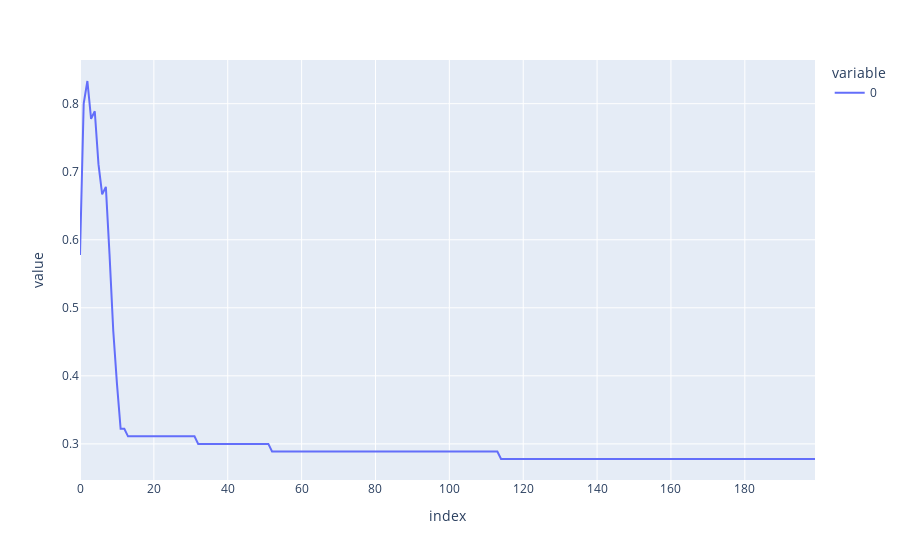

Notebook code for this chart:
### Code cell
fig = px.line(accurecies)
fig.show()

### Figure 1 — Plotly figure (JSON) as saved in the notebook; plotly's stock layout.template omitted (floating-point values rounded to 4 significant figures; data arrays with more than 128 entries replaced by an {"elided": "..."} marker saying what was removed)
{"data": [{"hovertemplate": "variable=0<br>index=%{x}<br>value=%{y}<extra></extra>", "legendgroup": "0", "line": {"color": "#636efa", "dash": "solid"}, "marker": {"symbol": "circle"}, "mode": "lines", "name": "0", "orientation": "v", "showlegend": true, "type": "scatter", "x": {"elided": "200 int values"}, "xaxis": "x", "y": {"elided": "200 float values"}, "yaxis": "y"}], "layout": {"legend": {"title": {"text": "variable"}, "tracegroupgap": 0}, "margin": {"t": 60}, "xaxis": {"anchor": "y", "domain": [0, 1], "title": {"text": "index"}}, "yaxis": {"anchor": "x", "domain": [0, 1], "title": {"text": "value"}}}}
